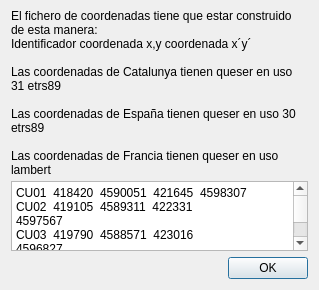
<?xml version="1.0" encoding="UTF-8"?>
<ui version="4.0">
 <class>DialogHelpFilecoordinates</class>
 <widget class="QDialog" name="DialogHelpFilecoordinates">
  <property name="geometry">
   <rect>
    <x>0</x>
    <y>0</y>
    <width>319</width>
    <height>290</height>
   </rect>
  </property>
  <property name="sizePolicy">
   <sizepolicy hsizetype="Expanding" vsizetype="Expanding">
    <horstretch>0</horstretch>
    <verstretch>0</verstretch>
   </sizepolicy>
  </property>
  <property name="minimumSize">
   <size>
    <width>319</width>
    <height>290</height>
   </size>
  </property>
  <property name="maximumSize">
   <size>
    <width>319</width>
    <height>290</height>
   </size>
  </property>
  <property name="windowTitle">
   <string>Help  file coordinates</string>
  </property>
  <layout class="QVBoxLayout" name="verticalLayout">
   <item>
    <widget class="QLabel" name="label">
     <property name="text">
      <string>El fichero de coordenadas tiene que estar construido de esta manera:
Identificador coordenada x,y coordenada x´y´

Las coordenadas de Catalunya tienen queser en uso 31 etrs89

Las coordenadas de España tienen queser en uso 30 etrs89

Las coordenadas de Francia tienen queser en uso lambert</string>
     </property>
     <property name="wordWrap">
      <bool>true</bool>
     </property>
    </widget>
   </item>
   <item>
    <widget class="QPlainTextEdit" name="plainTextEdit">
     <property name="readOnly">
      <bool>true</bool>
     </property>
     <property name="plainText">
      <string>CU01  418420  4590051  421645  4598307
CU02  419105  4589311  422331	  4597567
CU03  419790  4588571  423016	  4596827
CU04  420316  4587422  423541	  4595678
CU05  420841  4586272  424124	  4594676
CU06  421526  4585533  424809	  4593936
CU07  422051  4584383  425507	  4593229
CU08  422897  4584053  426225	  4592571</string>
     </property>
    </widget>
   </item>
   <item>
    <widget class="QDialogButtonBox" name="buttonBox">
     <property name="sizePolicy">
      <sizepolicy hsizetype="Expanding" vsizetype="Fixed">
       <horstretch>10</horstretch>
       <verstretch>0</verstretch>
      </sizepolicy>
     </property>
     <property name="orientation">
      <enum>Qt::Horizontal</enum>
     </property>
     <property name="standardButtons">
      <set>QDialogButtonBox::Ok</set>
     </property>
    </widget>
   </item>
  </layout>
 </widget>
 <resources/>
 <connections>
  <connection>
   <sender>buttonBox</sender>
   <signal>accepted()</signal>
   <receiver>DialogHelpFilecoordinates</receiver>
   <slot>accept()</slot>
   <hints>
    <hint type="sourcelabel">
     <x>248</x>
     <y>254</y>
    </hint>
    <hint type="destinationlabel">
     <x>157</x>
     <y>274</y>
    </hint>
   </hints>
  </connection>
  <connection>
   <sender>buttonBox</sender>
   <signal>rejected()</signal>
   <receiver>DialogHelpFilecoordinates</receiver>
   <slot>reject()</slot>
   <hints>
    <hint type="sourcelabel">
     <x>316</x>
     <y>260</y>
    </hint>
    <hint type="destinationlabel">
     <x>286</x>
     <y>274</y>
    </hint>
   </hints>
  </connection>
 </connections>
</ui>
